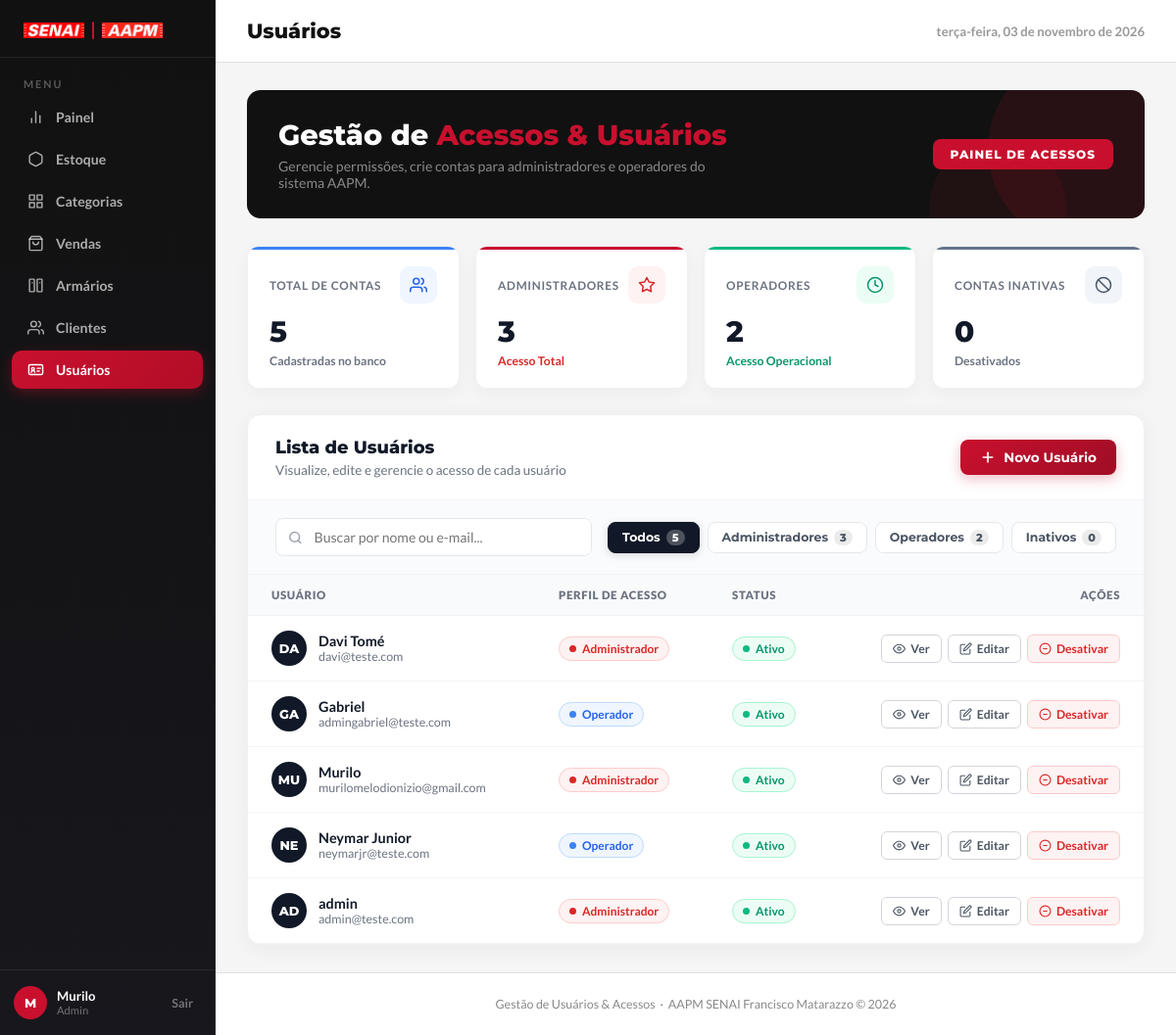
The app's page /usuarios/ (signed in) with its own data.
### app/models/usuario.py (models this page shows)
class Usuario(Base):
    __tablename__ = "usuarios"
    id = Column(Integer, primary_key=True, autoincrement=True)
    nome = Column(String(100), nullable=False)
    email = Column(String(150), unique=True, nullable=False)
    senha_hash = Column(String(255), nullable=False)
    role = Column(String(20), default="operador")
    ativo = Column(Boolean, default=True)
    criado_em = Column(DateTime, server_default=func.now())

### app/controllers/admin_controller.py (the view)
@router.get("/")
def listar_usuarios(
    request: Request,
    db: Session = Depends(get_db),
    admin = Depends(get_admin) # Bloqueia quem não é admin
):
    usuarios = db.query(Usuario).order_by(Usuario.nome).all()
    return templates.TemplateResponse(
        request,
        "usuarios/index.html",
        {
            "request": request,
            "admin": admin,
            "usuarios": usuarios
        }
    )

### app/templates/usuarios/index.html (shortened to what this page needs)
<!DOCTYPE html>
<html lang="pt-BR">
<head>
  <link rel="stylesheet" href="/static/css/usuarios.css?v=7" />
  <link rel="stylesheet" href="/static/css/transicoes.css?v=1" />
</head>
<body>
  <aside class="barra-lateral" id="barraLateral">
    <div class="barra-logo">
      <img class="barra-logo-senai" src="/static/uploads/foto-senai.png" alt="SENAI" />
      <div class="barra-logo-separador"></div>
      <img class="barra-logo-aapm" src="/static/uploads/logo-aapm.png" alt="AAPM" />
    </div>
    <span class="barra-menu-titulo">Menu</span>
    <ul class="barra-nav">
      <li>
        <a href="/painel">
          <svg viewBox="0 0 24 24">
            <line x1="18" y1="20" x2="18" y2="10" />
            <line x1="12" y1="20" x2="12" y2="4" />
            <line x1="6" y1="20" x2="6" y2="14" />
          </svg>
          Painel
        </a>
      </li>
      <li>
        <a href="/produtos/">
          <svg viewBox="0 0 24 24">
            <path d="M21 16V8a2 2 0 0 0-1-1.73l-7-4a2 2 0 0 0-2 0l-7 4A2 2 0 0 0 3 8v8a2 2 0 0 0 1 1.73l7 4a2 2 0 0 0 2 0l7-4A2 2 0 0 0 21 16z" />
          </svg>
          Estoque
        </a>
      </li>
      <li>
        <a href="/categorias/">
          <svg viewBox="0 0 24 24" fill="currentColor">
            <path d="M3 3h7v7H3V3zm11 0h7v7h-7V3zM3 14h7v7H3v-7zm11 0h7v7h-7v-7z" />
          </svg>
          Categorias
        </a>
      </li>
      <li>
        <a href="/pdv/">
          <svg viewBox="0 0 24 24">
            <path d="M6 2L3 6v14a2 2 0 0 0 2 2h14a2 2 0 0 0 2-2V6l-3-4z" />
            <line x1="3" y1="6" x2="21" y2="6" />
            <path d="M16 10a4 4 0 0 1-8 0" />
          </svg>
          Vendas
        </a>
      </li>
      <li>
        <a href="/armarios/">
          <svg viewBox="0 0 24 24">
            <rect x="3" y="3" width="7" height="18" rx="1" />
            <rect x="14" y="3" width="7" height="18" rx="1" />
            <line x1="7" y1="8" x2="7" y2="8.01" />
            <line x1="18" y1="8" x2="18" y2="8.01" />
          </svg>
          Armários
        </a>
      </li>
      <li>
        <a href="/clientes/">
          <svg viewBox="0 0 24 24">
            <path d="M17 21v-2a4 4 0 0 0-4-4H5a4 4 0 0 0-4 4v2" />
            <circle cx="9" cy="7" r="4" />
            <path d="M23 21v-2a4 4 0 0 0-3-3.87" />
            <path d="M16 3.13a4 4 0 0 1 0 7.75" />
          </svg>
          Clientes
        </a>
      </li>
      <li>
        <a href="/usuarios/" class="ativo" aria-current="page">
          <svg viewBox="0 0 24 24">
            <rect x="2" y="5" width="20" height="14" rx="2"></rect>
            <circle cx="8" cy="11" r="2"></circle>
            <path d="M5.5 16c0-1.4 1.1-2.5 2.5-2.5s2.5 1.1 2.5 2.5"></path>
            <line x1="14" y1="10" x2="19" y2="10"></line>
            <line x1="14" y1="14" x2="17" y2="14"></line>
          </svg>
          Usuários
        </a>
      </li>
    </ul>
    <div class="barra-rodape">
      <div class="barra-usuario">
        <div class="avatar-usuario">
          {{ (admin.nome[0] if admin and admin.nome else (usuario.nome[0] if usuario and usuario.nome else 'A')) | upper }}
        </div>
        <div class="info-usuario">
          <strong>{{ admin.nome if admin and admin.nome else (usuario.nome if usuario and usuario.nome else 'Administrador') }}</strong>
          <small>{{ (admin.role if admin and admin.role else (usuario.role if usuario and usuario.role else 'Admin')) | capitalize }}</small>
        </div>
      </div>
      <button class="btn-sair" type="button" onclick="window.location.href='/auth/logout'">
        Sair
      </button>
    </div>
  </aside>
  <div class="conteudo-principal">
    <header class="cabecalho-pagina">
      <div class="cabecalho-titulo">
        <h1>Usuários</h1>
      </div>
      <span class="cabecalho-data" id="dataAtual"></span>
    </header>
    <main class="area-conteudo">
      <section class="bloco-boas-vindas">
        <div class="bv-texto">
          <h2>Gestão de <span>Acessos & Usuários</span></h2>
          <p>Gerencie permissões, crie contas para administradores e operadores do sistema AAPM.</p>
        </div>
        <div class="bv-badge">Painel de Acessos</div>
      </section>
      {% set total_usuarios = usuarios | length %}
      {% set total_admins = usuarios | selectattr('role', 'equalto', 'admin') | list | length %}
      {% set total_operadores = usuarios | selectattr('role', 'equalto', 'operador') | list | length %}
      {% set total_inativos = usuarios | selectattr('ativo', 'equalto', false) | list | length %}
      <section class="grade-metricas">
        <div class="card-metrica card-total">
          <div class="cm-topo">
            <span class="cm-label">Total de Contas</span>
            <div class="cm-icone azul">
              <svg viewBox="0 0 24 24">
                <path d="M17 21v-2a4 4 0 0 0-4-4H5a4 4 0 0 0-4 4v2" />
                <circle cx="9" cy="7" r="4" />
                <path d="M23 21v-2a4 4 0 0 0-3-3.87" />
                <path d="M16 3.13a4 4 0 0 1 0 7.75" />
              </svg>
            </div>
          </div>
          <div class="cm-valor">{{ total_usuarios }}</div>
          <div class="cm-variacao"><span>Cadastradas no banco</span></div>
        </div>
        <div class="card-metrica card-alugado">
          <div class="cm-topo">
            <span class="cm-label">Administradores</span>
            <div class="cm-icone vermelho">
              <svg viewBox="0 0 24 24">
                <path d="M12 2l3 6 7 1-5 5 1 7-6-3-6 3 1-7-5-5 7-1z" />
              </svg>
            </div>
          </div>
          <div class="cm-valor">{{ total_admins }}</div>
          <div class="cm-variacao positivo">
            <span>Acesso Total</span>
          </div>
        </div>
        <div class="card-metrica card-disponivel">
          <div class="cm-topo">
            <span class="cm-label">Operadores</span>
            <div class="cm-icone verde">
              <svg viewBox="0 0 24 24">
                <circle cx="12" cy="12" r="10" />
                <polyline points="12 6 12 12 16 14" />
              </svg>
            </div>
          </div>
          <div class="cm-valor">{{ total_operadores }}</div>
          <div class="cm-variacao disponivel"><span>Acesso Operacional</span></div>
        </div>
        <div class="card-metrica card-inativo">
          <div class="cm-topo">
            <span class="cm-label">Contas Inativas</span>
            <div class="cm-icone cinza">
              <svg viewBox="0 0 24 24">
                <circle cx="12" cy="12" r="10" />
                <line x1="4.93" y1="4.93" x2="19.07" y2="19.07" />
              </svg>
            </div>
          </div>
          <div class="cm-valor">{{ total_inativos }}</div>
          <div class="cm-variacao"><span>Desativados</span></div>
        </div>
      </section>
      <section class="armarios-card">
        <div class="card-cabecalho">
          <div>
            <h3>Lista de Usuários</h3>
            <span>Visualize, edite e gerencie o acesso de cada usuário</span>
          </div>
          <button class="btn-principal" type="button" onclick="abrirModalNovo()">
            <svg viewBox="0 0 24 24" width="16" height="16" fill="none" stroke="currentColor" stroke-width="2.5" stroke-linecap="round" stroke-linejoin="round">
              <line x1="12" y1="5" x2="12" y2="19" />
              <line x1="5" y1="12" x2="19" y2="12" />
            </svg>
            Novo Usuário
          </button>
        </div>
        <div class="filtros-clientes">
          <div class="barra-busca-cliente">
            <svg viewBox="0 0 24 24" fill="none" stroke-width="2.5" stroke-linecap="round" stroke-linejoin="round">
              <circle cx="11" cy="11" r="8" />
              <line x1="21" y1="21" x2="16.65" y2="16.65" />
            </svg>
            <input type="text" id="buscaUsuario" placeholder="Buscar por nome ou e-mail..." autocomplete="off" />
          </div>
          <div class="grupo-chips" id="grupoFiltroTipo">
            <button class="btn-filtro ativo" type="button" data-tipo="">
              Todos <span class="chip-contador">{{ total_usuarios }}</span>
            </button>
            <button class="btn-filtro" type="button" data-tipo="admin">
              Administradores <span class="chip-contador">{{ total_admins }}</span>
            </button>
            <button class="btn-filtro" type="button" data-tipo="operador">
              Operadores <span class="chip-contador">{{ total_operadores }}</span>
            </button>
            <button class="btn-filtro" type="button" data-tipo="inativo">
              Inativos <span class="chip-contador">{{ total_inativos }}</span>
            </button>
          </div>
        </div>
        <div class="tabela-container">
          <table class="tabela-armarios">
            <thead>
              <tr>
                <th>Usuário</th>
                <th>Perfil de Acesso</th>
                <th>Status</th>
                <th style="text-align:right">Ações</th>
              </tr>
            </thead>
            <tbody id="tabelaUsuarios">
              {% set email_logado = (admin.email if admin and admin.email else (usuario.email if usuario and usuario.email else '')) %}
              {% for u in usuarios %}
              <tr data-tipo="{{ 'inativo' if not u.ativo else u.role }}">
                <td>
                  <div class="usuario-cell">
                    <div class="usuario-avatar {{ 'ativo-av' if u.ativo else '' }}">
                      {{ u.nome[:2] | upper }}
                    </div>
                    <div>
                      <div class="usuario-info-nome">{{ u.nome }}</div>
                      <div class="usuario-info-email">{{ u.email }}</div>
                    </div>
                  </div>
                </td>
                <td>
                  <span class="tag-tipo {{ 'vermelho' if u.role == 'admin' else 'azul' }}">
                    <span class="ponto-status"></span>
                    {{ "Administrador" if u.role == 'admin' else "Operador" }}
                  </span>
                </td>
                <td>
                  <span class="tag-tipo {{ 'verde' if u.ativo else 'cinza' }}">
                    <span class="ponto-status"></span>
                    {{ "Ativo" if u.ativo else "Inativo" }}
                  </span>
                </td>
                <td>
                  <div class="acoes-armario" style="justify-content: flex-end;">
                    <button
                      class="btn-acao btn-abrir-ver"
                      type="button"
                      title="Ver detalhes do usuário"
                      data-id="{{ u.id }}"
                      data-nome="{{ u.nome }}"
                      data-email="{{ u.email }}"
                      data-role="{{ u.role }}"
                      data-ativo="{{ 'true' if u.ativo else 'false' }}"
                      onclick="abrirModalVerBtn(this)">
                      <svg viewBox="0 0 24 24">
                        <path d="M1 12s4-8 11-8 11 8 11 8-4 8-11 8-11-8-11-8z" />
                        <circle cx="12" cy="12" r="3" />
                      </svg>
                      Ver
                    </button>
                    <button
                      class="btn-acao btn-editar"
                      type="button"
                      title="Editar usuário"
                      data-id="{{ u.id }}"
                      data-nome="{{ u.nome }}"
                      data-email="{{ u.email }}"
                      data-role="{{ u.role }}"
                      onclick="abrirModalEditarBtn(this)">
                      <svg viewBox="0 0 24 24">
                        <path d="M11 4H4a2 2 0 0 0-2 2v14a2 2 0 0 0 2 2h14a2 2 0 0 0 2-2v-7" />
                        <path d="M18.5 2.5a2.121 2.121 0 0 1 3 3L12 15l-4 1 1-4 9.5-9.5z" />
                      </svg>
                      Editar
                    </button>
                    {% set is_proprio = (u.email == email_logado) %}
                    {% if u.ativo %}
                    <button
                      class="btn-acao btn-excluir"
                      type="button"
                      title="{{ 'Você não pode desativar seu próprio acesso' if is_proprio else 'Desativar acesso' }}"
                      data-id="{{ u.id }}"
                      data-nome="{{ u.nome }}"
                      data-acao="desativar"
                      data-proprio="{{ 'true' if is_proprio else 'false' }}"
                      onclick="abrirModalToggleBtn(this)">
                      <svg viewBox="0 0 24 24">
                        <circle cx="12" cy="12" r="10" />
                        <line x1="8" y1="12" x2="16" y2="12" />
                      </svg>
                      Desativar
                    </button>
                    {% endif %}
                  </div>
                </td>
              </tr>
              {% endfor %}
            </tbody>
          </table>
        </div>
      </section>
    </main>
    <footer class="rodape-admin">
      Gestão de Usuários & Acessos &nbsp;·&nbsp; AAPM SENAI Francisco Matarazzo &copy; 2026
    </footer>
  </div>
</body>
</html>

### app/static/css/transicoes.css (style rules this page uses)
html { scroll-behavior: smooth !important; }
body { transition: opacity 0.18s cubic-bezier(0.4, 0, 0.2, 1), transform 0.18s cubic-bezier(0.4, 0, 0.2, 1); }
.scroll-revelar { opacity: 0; transform: translateY(18px); transition: opacity 0.45s cubic-bezier(0.16, 1, 0.3, 1), transform 0.45s cubic-bezier(0.16, 1, 0.3, 1); will-change: opacity, transform; }
.scroll-revelar.scroll-revelado { opacity: 1; transform: translateY(0); }

### records on screen
Usuario: nome "Murilo", nome "MU", email "murilomelodionizio@gmail.com", role "Administrador", ativo "Ativo"
Usuario: nome "DA", nome "Davi Tomé", email "davi@teste.com", role "Administrador", ativo "Ativo"
Usuario: nome "GA", nome "Gabriel", email "admingabriel@teste.com", role "Operador", ativo "Ativo"
Usuario: nome "NE", nome "Neymar Junior", email "neymarjr@teste.com", role "Operador", ativo "Ativo"
Usuario: nome "AD", nome "admin", email "admin@teste.com", role "Administrador", ativo "Ativo"

### other values on screen
{{ total_usuarios }} "5"
{{ total_admins }} "3"
{{ total_operadores }} "2"
{{ total_inativos }} "0"
